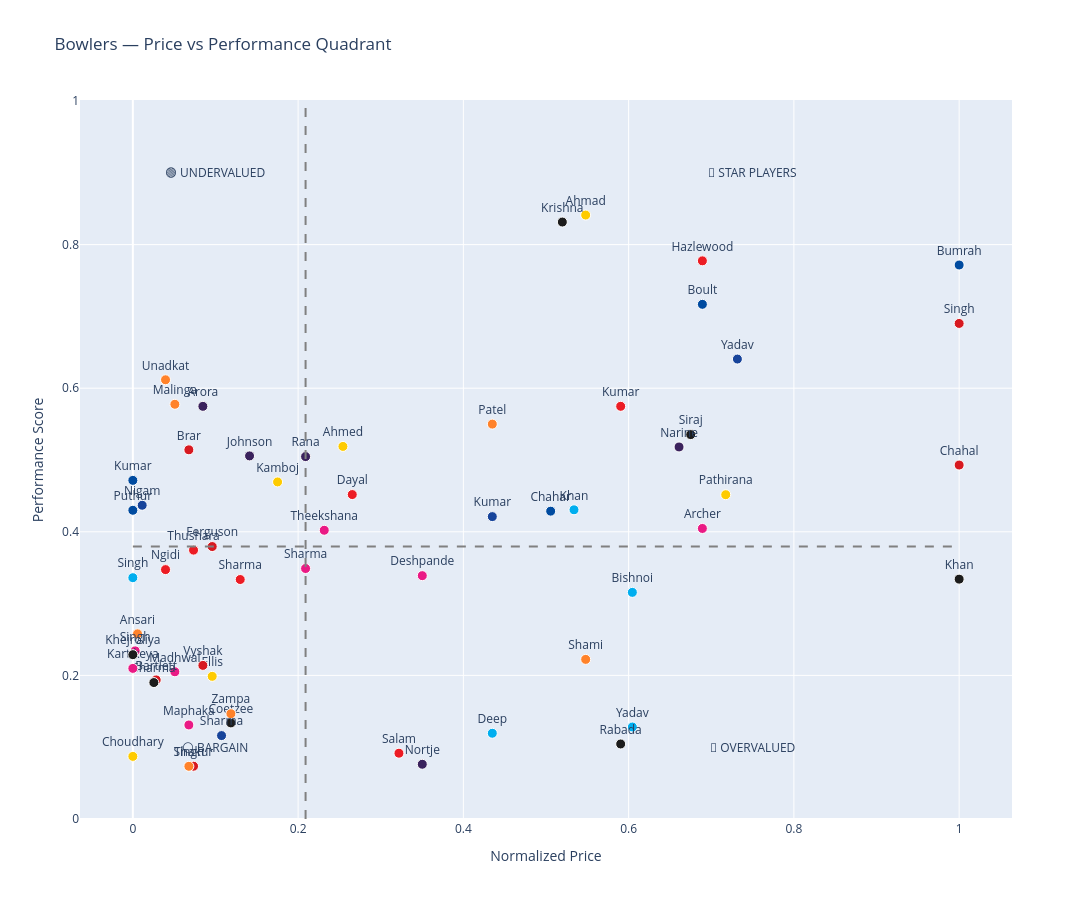

This figure's notebook cell:
### Code cell
bws = bowl.dropna(subset=["Price_Cr","WKTS","ECON","SR"]).copy()

bws["econ_inv"] = 1/bws["ECON"].replace(0, np.nan)
bws["sr_inv"]   = 1/bws["SR"].replace(0, np.nan)

for col in ["WKTS","econ_inv","sr_inv"]:
    mn, mx = bws[col].min(), bws[col].max()
    bws[f"{col}_n"] = (bws[col]-mn)/(mx-mn) if mx > mn else 0

bws["perf"] = (
    bws["WKTS_n"]*0.5 +
    bws["econ_inv_n"]*0.3 +
    bws["sr_inv_n"]*0.2
)

p_mn2, p_mx2 = bws["Price_Cr"].min(), bws["Price_Cr"].max()
bws["price_n"] = (bws["Price_Cr"]-p_mn2)/(p_mx2-p_mn2)

# ---- Plot ----
fig = go.Figure()

med_price = bws["price_n"].median()
med_perf  = bws["perf"].median()

for _, row in bws.iterrows():
    team  = row.get("Abbr", "")
    color = TEAM_COLORS.get(team, "#888")
    label = row["Player"].split()[-1]

    fig.add_trace(go.Scatter(
        x=[row["price_n"]],
        y=[row["perf"]],
        mode="markers+text",
        marker=dict(size=10, color=color, line=dict(width=1, color="white")),
        text=[label],
        textposition="top center",
        showlegend=False
    ))

# Quadrant lines
fig.add_shape(type="line", x0=med_price, x1=med_price, y0=0, y1=1,
              line=dict(dash="dash", color="gray"))

fig.add_shape(type="line", x0=0, x1=1, y0=med_perf, y1=med_perf,
              line=dict(dash="dash", color="gray"))

# Quadrant labels
fig.add_annotation(x=0.1, y=0.9, text="🟢 UNDERVALUED", showarrow=False)
fig.add_annotation(x=0.75, y=0.9, text="🔵 STAR PLAYERS", showarrow=False)
fig.add_annotation(x=0.1, y=0.1, text="⚪ BARGAIN", showarrow=False)
fig.add_annotation(x=0.75, y=0.1, text="🔴 OVERVALUED", showarrow=False)

fig.update_layout(
    title="Bowlers — Price vs Performance Quadrant",
    xaxis_title="Normalized Price",
    yaxis_title="Performance Score",
    height=900,
    width=1300
)

fig.show()

### Figure 1 — Plotly figure (JSON) as saved in the notebook; plotly's stock layout.template omitted (floating-point values rounded to 4 significant figures)
{"data": [{"marker": {"color": "#D71920", "line": {"color": "white", "width": 1}, "size": 10}, "mode": "markers+text", "showlegend": false, "text": ["Singh"], "textposition": "top center", "type": "scatter", "x": [1], "y": [0.6902]}, {"marker": {"color": "#004BA0", "line": {"color": "white", "width": 1}, "size": 10}, "mode": "markers+text", "showlegend": false, "text": ["Bumrah"], "textposition": "top center", "type": "scatter", "x": [1], "y": [0.7716]}, {"marker": {"color": "#D71920", "line": {"color": "white", "width": 1}, "size": 10}, "mode": "markers+text", "showlegend": false, "text": ["Chahal"], "textposition": "top center", "type": "scatter", "x": [1], "y": [0.493]}, {"marker": {"color": "#1C1C1C", "line": {"color": "white", "width": 1}, "size": 10}, "mode": "markers+text", "showlegend": false, "text": ["Khan"], "textposition": "top center", "type": "scatter", "x": [1], "y": [0.3341]}, {"marker": {"color": "#17449B", "line": {"color": "white", "width": 1}, "size": 10}, "mode": "markers+text", "showlegend": false, "text": ["Yadav"], "textposition": "top center", "type": "scatter", "x": [0.7316], "y": [0.6406]}, {"marker": {"color": "#FECB00", "line": {"color": "white", "width": 1}, "size": 10}, "mode": "markers+text", "showlegend": false, "text": ["Pathirana"], "textposition": "top center", "type": "scatter", "x": [0.7175], "y": [0.4517]}, {"marker": {"color": "#EA1A85", "line": {"color": "white", "width": 1}, "size": 10}, "mode": "markers+text", "showlegend": false, "text": ["Archer"], "textposition": "top center", "type": "scatter", "x": [0.6893], "y": [0.4047]}, {"marker": {"color": "#004BA0", "line": {"color": "white", "width": 1}, "size": 10}, "mode": "markers+text", "showlegend": false, "text": ["Boult"], "textposition": "top center", "type": "scatter", "x": [0.6893], "y": [0.7168]}, {"marker": {"color": "#EC1C24", "line": {"color": "white", "width": 1}, "size": 10}, "mode": "markers+text", "showlegend": false, "text": ["Hazlewood"], "textposition": "top center", "type": "scatter", "x": [0.6893], "y": [0.7774]}, {"marker": {"color": "#1C1C1C", "line": {"color": "white", "width": 1}, "size": 10}, "mode": "markers+text", "showlegend": false, "text": ["Siraj"], "textposition": "top center", "type": "scatter", "x": [0.6751], "y": [0.5354]}, {"marker": {"color": "#3A225D", "line": {"color": "white", "width": 1}, "size": 10}, "mode": "markers+text", "showlegend": false, "text": ["Narine"], "textposition": "top center", "type": "scatter", "x": [0.661], "y": [0.5182]}, {"marker": {"color": "#00AEEF", "line": {"color": "white", "width": 1}, "size": 10}, "mode": "markers+text", "showlegend": false, "text": ["Yadav"], "textposition": "top center", "type": "scatter", "x": [0.6045], "y": [0.1281]}, {"marker": {"color": "#00AEEF", "line": {"color": "white", "width": 1}, "size": 10}, "mode": "markers+text", "showlegend": false, "text": ["Bishnoi"], "textposition": "top center", "type": "scatter", "x": [0.6045], "y": [0.3157]}, {"marker": {"color": "#EC1C24", "line": {"color": "white", "width": 1}, "size": 10}, "mode": "markers+text", "showlegend": false, "text": ["Kumar"], "textposition": "top center", "type": "scatter", "x": [0.5904], "y": [0.5748]}, {"marker": {"color": "#1C1C1C", "line": {"color": "white", "width": 1}, "size": 10}, "mode": "markers+text", "showlegend": false, "text": ["Rabada"], "textposition": "top center", "type": "scatter", "x": [0.5904], "y": [0.1045]}, {"marker": {"color": "#FF822A", "line": {"color": "white", "width": 1}, "size": 10}, "mode": "markers+text", "showlegend": false, "text": ["Shami"], "textposition": "top center", "type": "scatter", "x": [0.548], "y": [0.2223]}, {"marker": {"color": "#FECB00", "line": {"color": "white", "width": 1}, "size": 10}, "mode": "markers+text", "showlegend": false, "text": ["Ahmad"], "textposition": "top center", "type": "scatter", "x": [0.548], "y": [0.8411]}, {"marker": {"color": "#00AEEF", "line": {"color": "white", "width": 1}, "size": 10}, "mode": "markers+text", "showlegend": false, "text": ["Khan"], "textposition": "top center", "type": "scatter", "x": [0.5339], "y": [0.4306]}, {"marker": {"color": "#1C1C1C", "line": {"color": "white", "width": 1}, "size": 10}, "mode": "markers+text", "showlegend": false, "text": ["Krishna"], "textposition": "top center", "type": "scatter", "x": [0.5198], "y": [0.8314]}, {"marker": {"color": "#004BA0", "line": {"color": "white", "width": 1}, "size": 10}, "mode": "markers+text", "showlegend": false, "text": ["Chahar"], "textposition": "top center", "type": "scatter", "x": [0.5056], "y": [0.4288]}, {"marker": {"color": "#FF822A", "line": {"color": "white", "width": 1}, "size": 10}, "mode": "markers+text", "showlegend": false, "text": ["Patel"], "textposition": "top center", "type": "scatter", "x": [0.435], "y": [0.55]}, {"marker": {"color": "#17449B", "line": {"color": "white", "width": 1}, "size": 10}, "mode": "markers+text", "showlegend": false, "text": ["Kumar"], "textposition": "top center", "type": "scatter", "x": [0.435], "y": [0.4212]}, {"marker": {"color": "#00AEEF", "line": {"color": "white", "width": 1}, "size": 10}, "mode": "markers+text", "showlegend": false, "text": ["Deep"], "textposition": "top center", "type": "scatter", "x": [0.435], "y": [0.1194]}, {"marker": {"color": "#3A225D", "line": {"color": "white", "width": 1}, "size": 10}, "mode": "markers+text", "showlegend": false, "text": ["Nortje"], "textposition": "top center", "type": "scatter", "x": [0.3503], "y": [0.07625]}, {"marker": {"color": "#EA1A85", "line": {"color": "white", "width": 1}, "size": 10}, "mode": "markers+text", "showlegend": false, "text": ["Deshpande"], "textposition": "top center", "type": "scatter", "x": [0.3503], "y": [0.3389]}, {"marker": {"color": "#EC1C24", "line": {"color": "white", "width": 1}, "size": 10}, "mode": "markers+text", "showlegend": false, "text": ["Salam"], "textposition": "top center", "type": "scatter", "x": [0.322], "y": [0.09165]}, {"marker": {"color": "#EC1C24", "line": {"color": "white", "width": 1}, "size": 10}, "mode": "markers+text", "showlegend": false, "text": ["Dayal"], "textposition": "top center", "type": "scatter", "x": [0.2655], "y": [0.4518]}, {"marker": {"color": "#FECB00", "line": {"color": "white", "width": 1}, "size": 10}, "mode": "markers+text", "showlegend": false, "text": ["Ahmed"], "textposition": "top center", "type": "scatter", "x": [0.2542], "y": [0.5189]}, {"marker": {"color": "#EA1A85", "line": {"color": "white", "width": 1}, "size": 10}, "mode": "markers+text", "showlegend": false, "text": ["Theekshana"], "textposition": "top center", "type": "scatter", "x": [0.2316], "y": [0.4021]}, {"marker": {"color": "#EA1A85", "line": {"color": "white", "width": 1}, "size": 10}, "mode": "markers+text", "showlegend": false, "text": ["Sharma"], "textposition": "top center", "type": "scatter", "x": [0.209], "y": [0.3489]}, {"marker": {"color": "#3A225D", "line": {"color": "white", "width": 1}, "size": 10}, "mode": "markers+text", "showlegend": false, "text": ["Rana"], "textposition": "top center", "type": "scatter", "x": [0.209], "y": [0.5047]}, {"marker": {"color": "#FECB00", "line": {"color": "white", "width": 1}, "size": 10}, "mode": "markers+text", "showlegend": false, "text": ["Kamboj"], "textposition": "top center", "type": "scatter", "x": [0.1751], "y": [0.4694]}, {"marker": {"color": "#3A225D", "line": {"color": "white", "width": 1}, "size": 10}, "mode": "markers+text", "showlegend": false, "text": ["Johnson"], "textposition": "top center", "type": "scatter", "x": [0.1412], "y": [0.5057]}, {"marker": {"color": "#EC1C24", "line": {"color": "white", "width": 1}, "size": 10}, "mode": "markers+text", "showlegend": false, "text": ["Sharma"], "textposition": "top center", "type": "scatter", "x": [0.1299], "y": [0.3335]}, {"marker": {"color": "#1C1C1C", "line": {"color": "white", "width": 1}, "size": 10}, "mode": "markers+text", "showlegend": false, "text": ["Coetzee"], "textposition": "top center", "type": "scatter", "x": [0.1186], "y": [0.1338]}, {"marker": {"color": "#FF822A", "line": {"color": "white", "width": 1}, "size": 10}, "mode": "markers+text", "showlegend": false, "text": ["Zampa"], "textposition": "top center", "type": "scatter", "x": [0.1186], "y": [0.1466]}, {"marker": {"color": "#17449B", "line": {"color": "white", "width": 1}, "size": 10}, "mode": "markers+text", "showlegend": false, "text": ["Sharma"], "textposition": "top center", "type": "scatter", "x": [0.1073], "y": [0.1162]}, {"marker": {"color": "#FECB00", "line": {"color": "white", "width": 1}, "size": 10}, "mode": "markers+text", "showlegend": false, "text": ["Ellis"], "textposition": "top center", "type": "scatter", "x": [0.09605], "y": [0.1987]}, {"marker": {"color": "#D71920", "line": {"color": "white", "width": 1}, "size": 10}, "mode": "markers+text", "showlegend": false, "text": ["Ferguson"], "textposition": "top center", "type": "scatter", "x": [0.09605], "y": [0.3795]}, {"marker": {"color": "#D71920", "line": {"color": "white", "width": 1}, "size": 10}, "mode": "markers+text", "showlegend": false, "text": ["Vyshak"], "textposition": "top center", "type": "scatter", "x": [0.08475], "y": [0.2139]}, {"marker": {"color": "#3A225D", "line": {"color": "white", "width": 1}, "size": 10}, "mode": "markers+text", "showlegend": false, "text": ["Arora"], "textposition": "top center", "type": "scatter", "x": [0.08475], "y": [0.5747]}, {"marker": {"color": "#EC1C24", "line": {"color": "white", "width": 1}, "size": 10}, "mode": "markers+text", "showlegend": false, "text": ["Thushara"], "textposition": "top center", "type": "scatter", "x": [0.07345], "y": [0.3745]}, {"marker": {"color": "#D71920", "line": {"color": "white", "width": 1}, "size": 10}, "mode": "markers+text", "showlegend": false, "text": ["Thakur"], "textposition": "top center", "type": "scatter", "x": [0.07345], "y": [0.07352]}, {"marker": {"color": "#D71920", "line": {"color": "white", "width": 1}, "size": 10}, "mode": "markers+text", "showlegend": false, "text": ["Brar"], "textposition": "top center", "type": "scatter", "x": [0.0678], "y": [0.5142]}, {"marker": {"color": "#FF822A", "line": {"color": "white", "width": 1}, "size": 10}, "mode": "markers+text", "showlegend": false, "text": ["Singh"], "textposition": "top center", "type": "scatter", "x": [0.0678], "y": [0.07339]}, {"marker": {"color": "#EA1A85", "line": {"color": "white", "width": 1}, "size": 10}, "mode": "markers+text", "showlegend": false, "text": ["Maphaka"], "textposition": "top center", "type": "scatter", "x": [0.0678], "y": [0.131]}, {"marker": {"color": "#EA1A85", "line": {"color": "white", "width": 1}, "size": 10}, "mode": "markers+text", "showlegend": false, "text": ["Madhwal"], "textposition": "top center", "type": "scatter", "x": [0.05085], "y": [0.205]}, {"marker": {"color": "#FF822A", "line": {"color": "white", "width": 1}, "size": 10}, "mode": "markers+text", "showlegend": false, "text": ["Malinga"], "textposition": "top center", "type": "scatter", "x": [0.05085], "y": [0.5776]}, {"marker": {"color": "#FF822A", "line": {"color": "white", "width": 1}, "size": 10}, "mode": "markers+text", "showlegend": false, "text": ["Unadkat"], "textposition": "top center", "type": "scatter", "x": [0.03955], "y": [0.6117]}, {"marker": {"color": "#EC1C24", "line": {"color": "white", "width": 1}, "size": 10}, "mode": "markers+text", "showlegend": false, "text": ["Ngidi"], "textposition": "top center", "type": "scatter", "x": [0.03955], "y": [0.3473]}, {"marker": {"color": "#D71920", "line": {"color": "white", "width": 1}, "size": 10}, "mode": "markers+text", "showlegend": false, "text": ["Bartlett"], "textposition": "top center", "type": "scatter", "x": [0.02825], "y": [0.1937]}, {"marker": {"color": "#1C1C1C", "line": {"color": "white", "width": 1}, "size": 10}, "mode": "markers+text", "showlegend": false, "text": ["Sharma"], "textposition": "top center", "type": "scatter", "x": [0.02542], "y": [0.19]}, {"marker": {"color": "#17449B", "line": {"color": "white", "width": 1}, "size": 10}, "mode": "markers+text", "showlegend": false, "text": ["Nigam"], "textposition": "top center", "type": "scatter", "x": [0.0113], "y": [0.4369]}, {"marker": {"color": "#FF822A", "line": {"color": "white", "width": 1}, "size": 10}, "mode": "markers+text", "showlegend": false, "text": ["Ansari"], "textposition": "top center", "type": "scatter", "x": [0.00565], "y": [0.2579]}, {"marker": {"color": "#EA1A85", "line": {"color": "white", "width": 1}, "size": 10}, "mode": "markers+text", "showlegend": false, "text": ["Singh"], "textposition": "top center", "type": "scatter", "x": [0.002825], "y": [0.2342]}, {"marker": {"color": "#004BA0", "line": {"color": "white", "width": 1}, "size": 10}, "mode": "markers+text", "showlegend": false, "text": ["Kumar"], "textposition": "top center", "type": "scatter", "x": [0], "y": [0.4716]}, {"marker": {"color": "#004BA0", "line": {"color": "white", "width": 1}, "size": 10}, "mode": "markers+text", "showlegend": false, "text": ["Puthur"], "textposition": "top center", "type": "scatter", "x": [0], "y": [0.43]}, {"marker": {"color": "#00AEEF", "line": {"color": "white", "width": 1}, "size": 10}, "mode": "markers+text", "showlegend": false, "text": ["Singh"], "textposition": "top center", "type": "scatter", "x": [0], "y": [0.3361]}, {"marker": {"color": "#EA1A85", "line": {"color": "white", "width": 1}, "size": 10}, "mode": "markers+text", "showlegend": false, "text": ["Kartikeya"], "textposition": "top center", "type": "scatter", "x": [0], "y": [0.2098]}, {"marker": {"color": "#1C1C1C", "line": {"color": "white", "width": 1}, "size": 10}, "mode": "markers+text", "showlegend": false, "text": ["Khejroliya"], "textposition": "top center", "type": "scatter", "x": [0], "y": [0.2289]}, {"marker": {"color": "#FECB00", "line": {"color": "white", "width": 1}, "size": 10}, "mode": "markers+text", "showlegend": false, "text": ["Choudhary"], "textposition": "top center", "type": "scatter", "x": [0], "y": [0.08719]}], "layout": {"annotations": [{"showarrow": false, "text": "🟢 UNDERVALUED", "x": 0.1, "y": 0.9}, {"showarrow": false, "text": "🔵 STAR PLAYERS", "x": 0.75, "y": 0.9}, {"showarrow": false, "text": "⚪ BARGAIN", "x": 0.1, "y": 0.1}, {"showarrow": false, "text": "🔴 OVERVALUED", "x": 0.75, "y": 0.1}], "height": 900, "shapes": [{"line": {"color": "gray", "dash": "dash"}, "type": "line", "x0": 0.209, "x1": 0.209, "y0": 0, "y1": 1}, {"line": {"color": "gray", "dash": "dash"}, "type": "line", "x0": 0, "x1": 1, "y0": 0.3795, "y1": 0.3795}], "title": {"text": "Bowlers — Price vs Performance Quadrant"}, "width": 1300, "xaxis": {"title": {"text": "Normalized Price"}}, "yaxis": {"title": {"text": "Performance Score"}}}}
